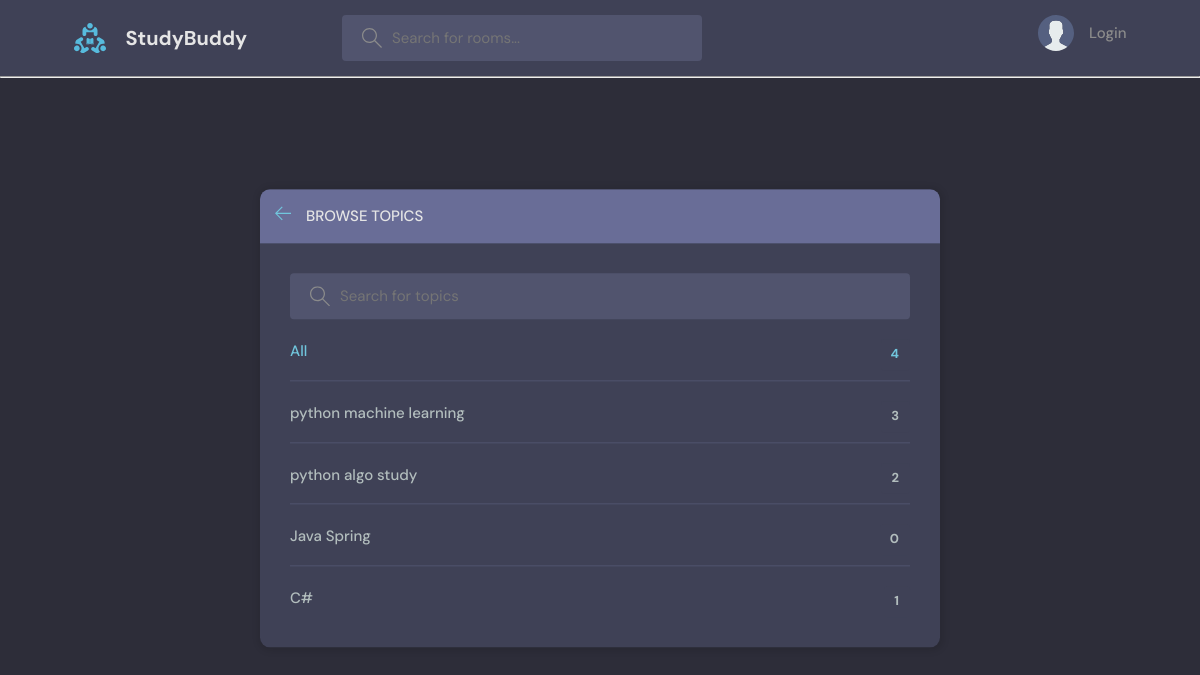
The page /topics/ on the database as committed earlier.
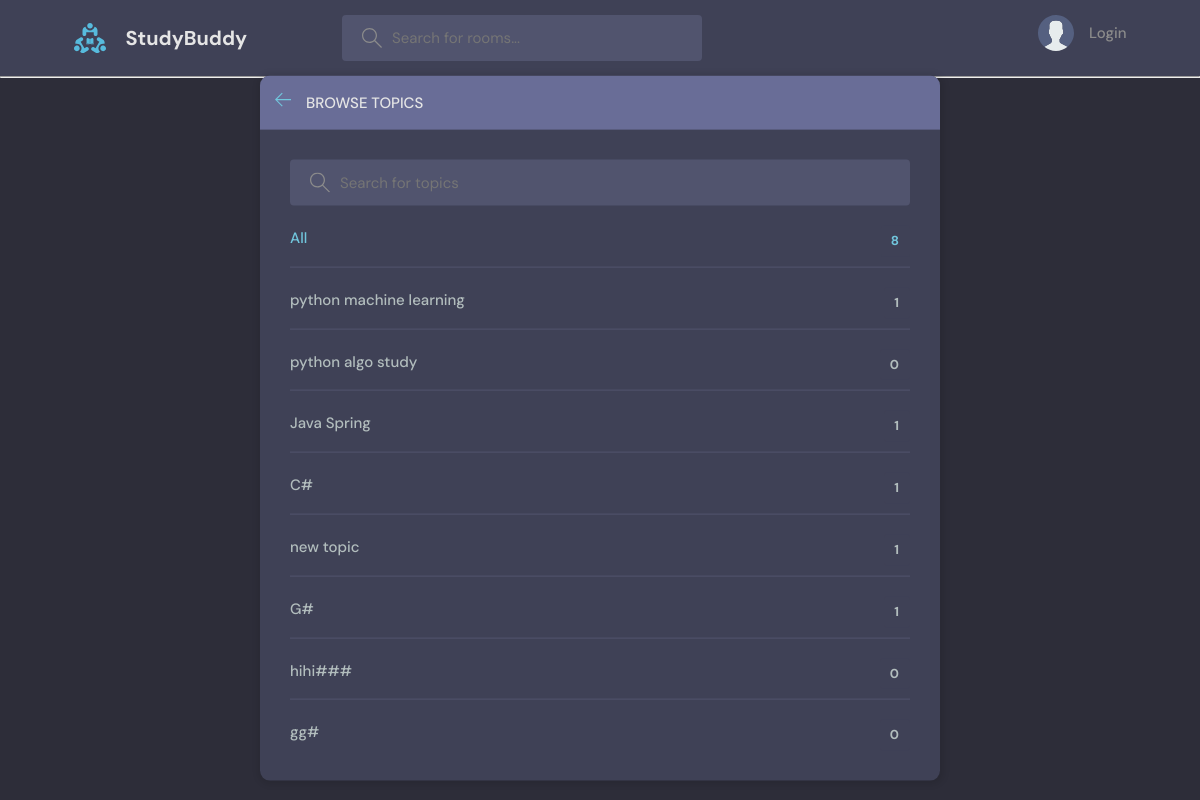
The same page on the database as committed later.
### base/models.py (models this page shows, shortened)
class Topic(models.Model):
    name = models.CharField(max_length=200)

### base/views.py (the view)
# urls.py: path('topics/', views.topicsPage, name="topics"),
def topicsPage(request):
    q = request.GET.get('q') if request.GET.get('q') else ''
    topics = Topic.objects.filter(name__icontains=q)
    return render(request, 'base/topics.html',{'topics':topics})

### base/templates/base/topics.html (shortened to what this page needs)
{% extends 'main.html' %}
{% block content %}
    <main class="create-room layout">
      <div class="container">
        <div class="layout__box">
          <div class="layout__boxHeader">
            <div class="layout__boxTitle">
              <a href="{% url 'home' %}">
                <svg version="1.1" xmlns="http://www.w3.org/2000/svg" width="32" height="32" viewBox="0 0 32 32">
                  <title>arrow-left</title>
                  <path
                    d="M13.723 2.286l-13.723 13.714 13.719 13.714 1.616-1.611-10.96-10.96h27.625v-2.286h-27.625l10.965-10.965-1.616-1.607z"
                  ></path>
                </svg>
              </a>
              <h3>Browse Topics</h3>
            </div>
          </div>
          <div class="topics-page layout__body">
            <form action="" method="GET" class="header__search">
              <label>
                <input nane="q" placeholder="Search for topics" />
              </label>
            </form>
            <ul class="topics__list">
              <li>
                <a href="{% url 'topics' %}" class="active">All <span>{{topics.count}}</span></a>
              </li>
              {% for topic in topics %}
              <li>
                <a href="{% url 'home' %}?q={{topic.name}}">{{ topic.name  }} <span>{{ topic.room_set.all.count}}</span></a>
              </li>
              {% endfor %}
            </ul>
          </div>
        </div>
      </div>
    </main>
{% endblock content %}

### templates/main.html (shortened to what this page needs)
<!DOCTYPE html>
{% load static %}
<html lang="en">
  <head>
    <link rel="stylesheet" href="{% static 'styles/style.css' %}" />
  </head>
  <body>
    {% include 'navbar.html' %}
    {% block content %}
    {% endblock %}
  </body>
</html>

### templates/navbar.html (shortened to what this page needs)
{% load static %}
<header class="header header--loggedIn">
    <div class="container">
      <a href="{% url 'home' %}" class="header__logo">
        <img src="{% static 'images/logo.svg' %}" />
        <h1>StudyBuddy</h1>
      </a>
      <form class="header__search" method="GET" action="{% url 'home' %}">
        <label>
          <input name="q" placeholder="Search for rooms..." />
        </label>
      </form>
      <nav class="header__menu">
        {% if request.user.is_authenticated %}
        <div class="header__user">
          <a href="{% url 'user-profile' request.user.id %}">
            <div class="avatar avatar--medium active">
              <img src="{{request.user.avatar.url}}" />
            </div>
            <p>{{request.user.username}} <span>@{{request.user.username}}</span></p>
          </a>
          <button class="dropdown-button">
            <svg version="1.1" xmlns="http://www.w3.org/2000/svg" width="32" height="32" viewBox="0 0 32 32">
              <title>chevron-down</title>
              <path d="M16 21l-13-13h-3l16 16 16-16h-3l-13 13z"></path>
            </svg>
          </button>
        </div>
        {% else %}
        <a href="{% url 'login' %}" />
            <img src="{% static 'images/avatar.svg' %}">
            <p>Login</p>
        {% endif %}
      </nav>
    </div>
  </header>
<hr>

### static/styles/style.css (style rules this page uses)
:root { --color-main: #71c6dd; --color-main-light: #e1f6fb; --color-dark: #3f4156; --color-dark-medium: #51546e; --color-dark-light: #696d97; --color-light: #e5e5e5; --color-gray: #8b8b8b; --color-light-gray: #b2bdbd; --color-bg: #2d2d39; --color-success: #5dd693; --color-error: #fc4b0b; }
* { font-family: "DM Sans", -apple-system, BlinkMacSystemFont, "Segoe UI", Roboto, Oxygen, Ubuntu, Cantarell, "Open Sans", "Helvetica Neue", sans-serif; margin: 0; padding: 0; box-sizing: border-box; text-rendering: optimizeLegibility; font-size: inherit; }
html { font-size: 56.25%; }
@media only screen and (min-width: 1200px) { html { font-size: 62.5%; } }
body { line-height: 1.6; font-weight: 400; font-size: 1.5rem; color: var(--color-light-gray); background-color: var(--color-bg); min-height: 100vh; }
img { width: 100%; }
a { display: inline-block; color: var(--color-main); text-decoration: none; }
.container { max-width: 120rem; width: 90%; margin: auto; }
.header { padding: 1.5rem; background-color: var(--color-dark); }
.header > .container { display: flex; gap: 9.5rem; }
.header__logo, .header__user { display: flex; gap: 2rem; align-items: center; }
.header__logo > img { height: 3.2rem; width: 3.2rem; }
.header__logo > h1 { font-weight: 700; font-size: 2rem; color: var(--color-light); }
.header__search > label { background-color: var(--color-dark-medium); padding: 1.3rem 1rem; display: flex; align-items: center; gap: 1rem; border-radius: 4px; }
.header__search svg { fill: var(--color-gray); width: 2rem; height: 2rem; margin-left: 1rem; }
.header__search input { width: 30rem; background: transparent; border: none; outline: none; color: var(--color-light); }
.header__menu { margin-left: auto; position: relative; }
.header__menu a { display: flex; gap: 1.5rem; align-items: center; font-weight: 500; text-decoration: none; color: var(--color-gray); }
.header__menu img { height: 3.6rem; }
.header__menu p { line-height: 1.2; }
.layout { margin-top: 2.4rem; }
.layout > .container { display: flex; justify-content: space-between; align-items: flex-start; }
.layout__box { width: 90%; max-width: 48rem; min-height: 40rem; position: absolute; top: 50%; left: 50%; transform: translate(-50%, -46%); background-color: var(--color-dark); border-radius: 1rem; box-shadow: 1px 1px 6px 3px rgba(0, 0, 0, 0.1); overflow: hidden; }
.layout__boxHeader { display: flex; padding: 1.5rem; background-color: var(--color-dark-light); }
.layout__boxTitle { display: flex; gap: 1.5rem; align-items: center; }
.layout__boxTitle h3 { text-transform: uppercase; font-weight: 500; color: var(--color-light); }
.layout__boxTitle svg { width: 1.6rem; height: 1.6rem; fill: var(--color-main); }
.layout__body { margin: 3rem; }
.topics__list { list-style: none; }
.topics__list li a { display: flex; justify-content: space-between; margin-bottom: 3rem; font-weight: 500; color: var(--color-light-gray); transition: all 0.3s ease-in-out; }
.topics__list li a.active, .topics__list li a:hover { color: var(--color-main); }
.topics__list li a span { padding: 0.5rem 1rem; background-color: var(--color-dark); border-radius: 3px; font-size: 1.3rem; font-weight: 700; letter-spacing: 1px; }
.topics-page .topics__list li:not(:last-child) a { margin: 2rem 0; padding-bottom: 1rem; text-decoration: none; border-bottom: 1px solid var(--color-dark-medium); }
.topics-page .header__search { display: block; }
.create-room.layout .layout__box { max-width: 68rem; }

Rows that differ between the two databases and show on the page:
computed for Topic "python machine learning": room_set.all.count "3" → "1"
computed for Topic "python algo study": room_set.all.count "2" → "0"
computed for Topic "Java Spring": room_set.all.count "0" → "1"
added Topic: name "new topic", room_set.all.count "1"
added Topic: name "G#", room_set.all.count "1"
added Topic: name "hihi###", room_set.all.count "0"
added Topic: name "gg#", room_set.all.count "0"
Other text that changed with them:
{{ topics.count }}: "4" → "8"
